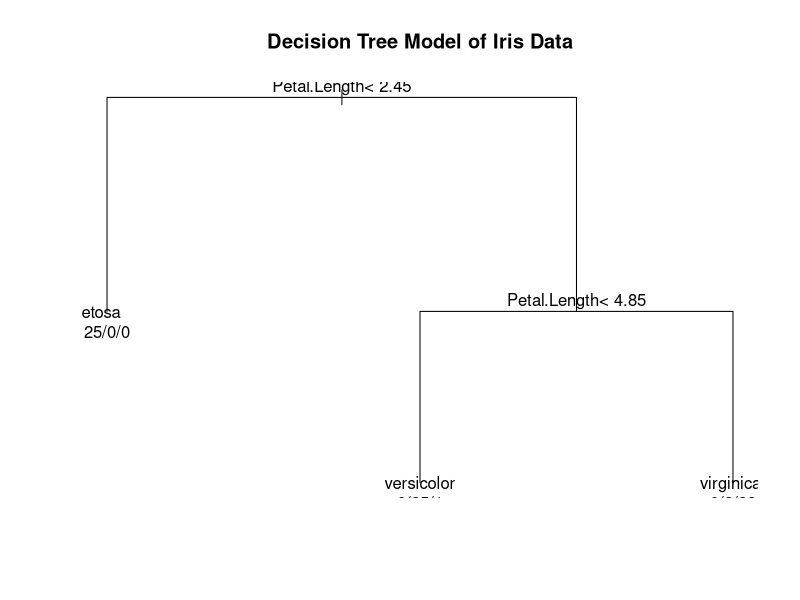

Write R code to recreate this figure.
###################################################################################
## This code is part of Data Science Dojo's bootcamp
## Copyright (C) 2015

## Objective: Machine learning of iris species classification with decision tree
## Data source: iris data set (included in R)	
## Please install "rpart" package: install.packages("rpart")
###################################################################################

## load the rpart library
library(rpart)

## DATA EXPLORATION
## load the iris data in R
data(iris)
## explore the data set
str(iris)
dim(iris)

## BUILD MODEL
## randomly choose 1/2 of the data set as training data
random.rows.train <- sample(1:nrow(iris), 0.5*nrow(iris), replace=F)
iris.train <- iris[random.rows.train,]
dim(iris.train)
## select the other 1/2 left as the testing data
random.rows.test <- setdiff(1:nrow(iris),random.rows.train)
iris.test <- iris[random.rows.test,]
dim(iris.test)
## fitting decision model on training set 
iris.model <- rpart(Species~., data = iris.train)

## VISUALIZE THE MODEL
## visualize the tree structure
plot(iris.model)
title(main = "Decision Tree Model of Iris Data")
text(iris.model, use.n = TRUE)

## MODEL EVALUATION
## make prediction using decision model
iris.pred <- predict(iris.model, iris.test, type = "class")
## extract out the observations in testing set
iris.obs <- iris.test$Species
## show the confusion matrix
confusion.matrix <- table(iris.pred, iris.obs)
confusion.matrix




